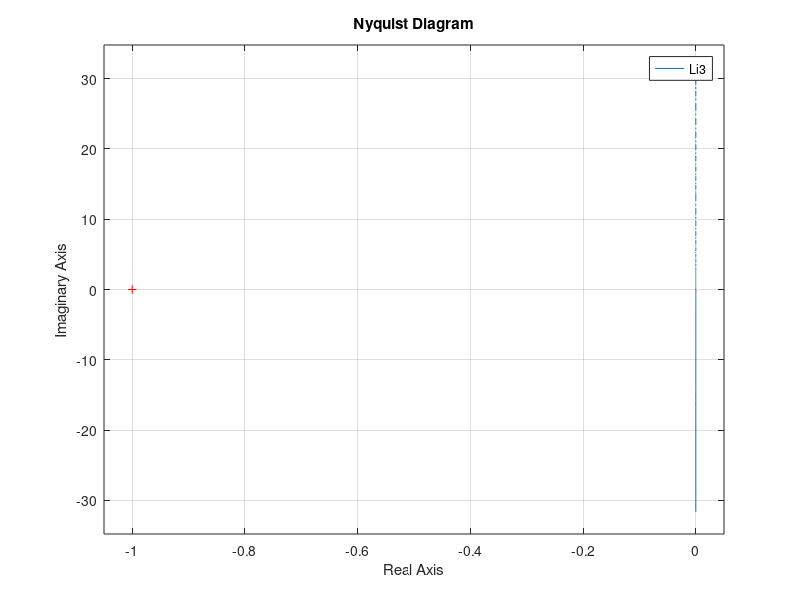

Recreate this plot in MATLAB.
close all
clear
clc

s = tf('s');
% System parameters
m = 4;				% mass of aircraft
J = 0.0475;			% inertia around pitch axis
r = 0.25;			% distance to center of force
g = 9.8;			% gravitational constant
c = 0.05;	 		% damping factor (estimated)

% Transfer functions for dynamics
Pi = tf([r], [J, 0, 0]);	% inner loop (roll)

% % Use state space versions
% Pi = tf2ss(Pi)

%
% Inner loop control design
%
% This is the controller for the pitch dynamics.  Goal is to have
% fast response for the pitch dynamics so that we can use this as a 
% control for the lateral dynamics
%

% Design a simple lead controller for the system
k = 200;  a = 2;  b = 50;
Ci1 = k*tf([1, a], [1, b]);		% lead compensator
Li1 = Ci1*Pi;


% % Bode plot for the open loop process
% figure(1); 
% bode(Pi);
% 
% % Bode plot for the loop transfer function, with margins
% figure(2); 
% bode(Li);

% Compute out the gain and phase margins
%! Not implemented
[gm, pm, wcg, wcp] = margin(Li1)

% Compute the sensitivity and complementary sensitivity functions
Si1 = feedback(1, Li1);
Ti1 = feedback(Li1, 1)

% Design a PD controller for the system
k1 = 1000;k2 = 100;
Ti2 = tf([r/J*k1], [1, r/J*k2, r/J*k1])

% Check to make sure that the specification is met
% figure(3);  
% bode(Si);
% figure;  
% bode(Ti1,Ti2);
% legend('lead','pd');

% simple loop function
k = 10;
Li3 = k/s;
Ti3 = feedback(Li3, 1)

[gm, pm, wcg, wcp] = margin(Li3)
nyquist(Li3)